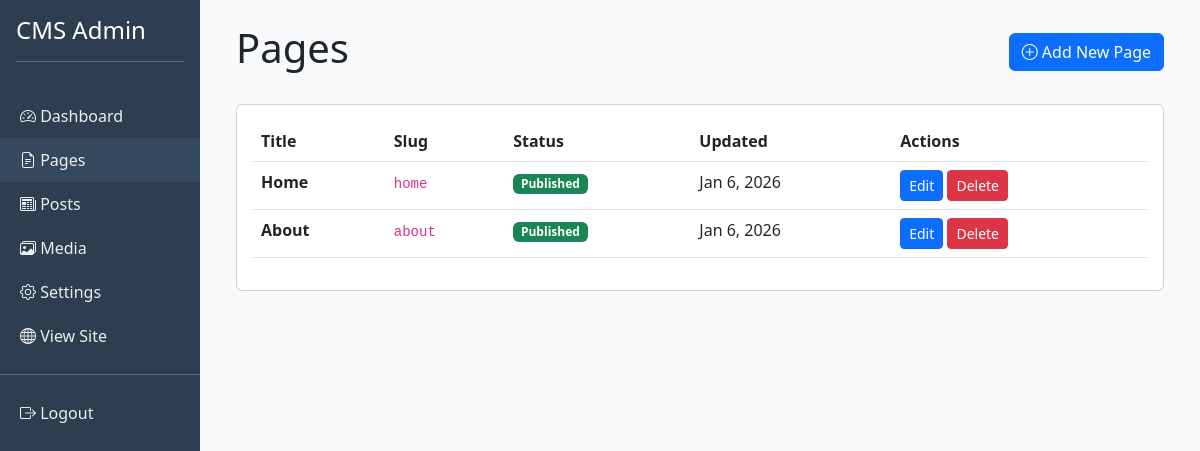
The page /admin_side/pages.php (signed in) on the database its author committed.
### tables this page shows
CREATE TABLE IF NOT EXISTS pages (
    id INT AUTO_INCREMENT PRIMARY KEY,
    title VARCHAR(200) NOT NULL,
    slug VARCHAR(200) UNIQUE NOT NULL,
    content TEXT,
    meta_description VARCHAR(255),
    featured_image VARCHAR(500),
    is_published BOOLEAN DEFAULT 1,
    created_at TIMESTAMP DEFAULT CURRENT_TIMESTAMP,
    updated_at TIMESTAMP DEFAULT CURRENT_TIMESTAMP ON UPDATE CURRENT_TIMESTAMP
);

### admin_side/pages.php (the view, shortened to what this page needs)
<?php
$conn = getDBConnection();
$pages = $conn->query("SELECT * FROM pages ORDER BY created_at DESC");
?>
<!DOCTYPE html>
<html lang="en">
<head>
    <link href="https://cdn.jsdelivr.net/npm/bootstrap@5.3.0/dist/css/bootstrap.min.css" rel="stylesheet">
    <link rel="stylesheet" href="https://cdn.jsdelivr.net/npm/bootstrap-icons@1.11.0/font/bootstrap-icons.css">
</head>
<body>
    <div class="container-fluid">
        <div class="row">
            <div class="col-md-2 px-0 sidebar">
                <div class="p-3">
                    <h4>CMS Admin</h4>
                    <hr>
                </div>
                <nav>
                    <a href="index.php"><i class="bi bi-speedometer2"></i> Dashboard</a>
                    <a href="pages.php" class="active"><i class="bi bi-file-earmark-text"></i> Pages</a>
                    <a href="posts.php"><i class="bi bi-newspaper"></i> Posts</a>
                    <a href="media.php"><i class="bi bi-images"></i> Media</a>
                    <a href="settings.php"><i class="bi bi-gear"></i> Settings</a>
                    <a href="../public/index.php" target="_blank"><i class="bi bi-globe"></i> View Site</a>
                    <hr>
                    <a href="logout.php"><i class="bi bi-box-arrow-right"></i> Logout</a>
                </nav>
            </div>
            <div class="col-md-10">
                <div class="p-4">
                    <div class="d-flex justify-content-between align-items-center mb-4">
                        <h1>Pages</h1>
                        <a href="edit_page.php" class="btn btn-primary">
                            <i class="bi bi-plus-circle"></i> Add New Page
                        </a>
                    </div>
                    <div class="card">
                        <div class="card-body">
                            <table class="table">
                                <thead>
                                    <tr>
                                        <th>Title</th>
                                        <th>Slug</th>
                                        <th>Status</th>
                                        <th>Updated</th>
                                        <th>Actions</th>
                                    </tr>
                                </thead>
                                <tbody>
                                    <?php while ($page = $pages->fetch_assoc()): ?>
                                    <tr>
                                        <td><strong><?php echo htmlspecialchars($page['title']); ?></strong></td>
                                        <td><code><?php echo htmlspecialchars($page['slug']); ?></code></td>
                                        <td>
                                            <span class="badge bg-<?php echo $page['is_published'] ? 'success' : 'secondary'; ?>">
                                                <?php echo $page['is_published'] ? 'Published' : 'Draft'; ?>
                                            </span>
                                        </td>
                                        <td><?php echo date('M j, Y', strtotime($page['updated_at'])); ?></td>
                                        <td>
                                            <a href="edit_page.php?id=<?php echo $page['id']; ?>" class="btn btn-sm btn-primary">Edit</a>
                                            <a href="pages.php?delete=<?php echo $page['id']; ?>" class="btn btn-sm btn-danger" onclick="return confirm('Are you sure?')">Delete</a>
                                        </td>
                                    </tr>
                                    <?php endwhile; ?>
                                </tbody>
                            </table>
                        </div>
                    </div>
                </div>
            </div>
        </div>
    </div>
</body>
</html>

### admin_side/pages.php (style rules this page uses)
body { background-color: #f8f9fa; }
.sidebar { background-color: #2c3e50; min-height: 100vh; color: white; }
.sidebar a { color: #ecf0f1; text-decoration: none; padding: 10px 20px; display: block; transition: background 0.3s; }
.sidebar a:hover, .sidebar a.active { background-color: #34495e; }

### rows shown on the page
pages: title "Home", slug "home", is_published "Published", updated_at "Jan 6, 2026"
pages: title "About", slug "about", is_published "Published", updated_at "Jan 6, 2026"
